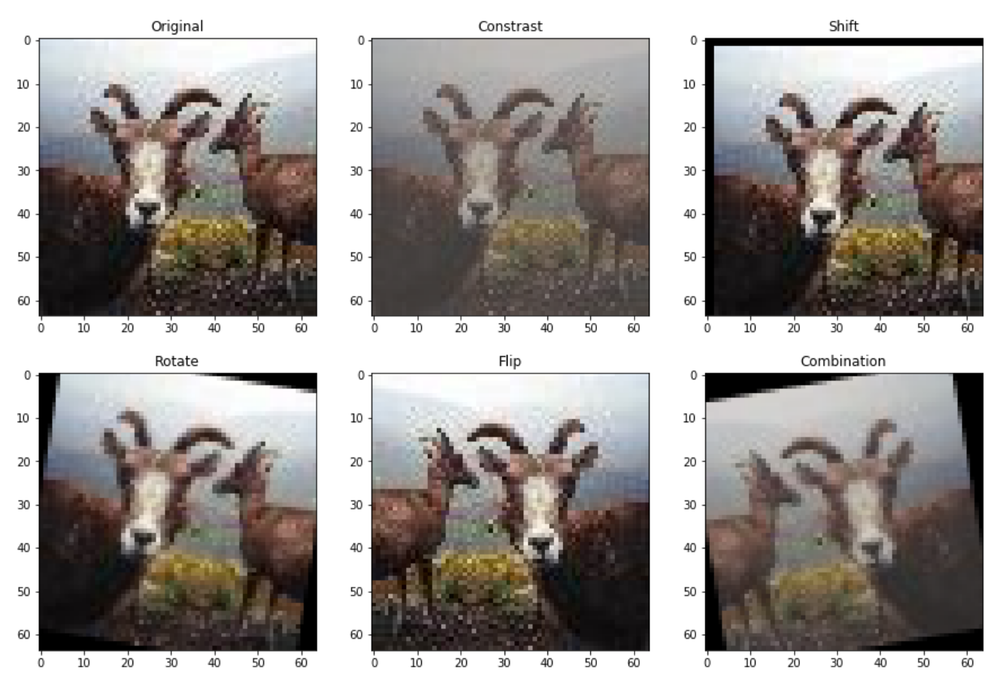
#> input picture assignment4/data_augmentation_sample.png, 1000 x 681 px, shrunk from 1330 x 906 before the run
$ python -i student.py   (imports and definitions only)   (older library calls are emulated)
#> lines starting #> are read from the running program, lines starting #| are printed output that depends on the picture
import numpy as np
import utils
import matplotlib.pyplot as plt


# [40 lines left out: functions add, multiply, normalize, threshold, not called in this run]
    # TODO-BLOCK-END


def convolve(img, filt):
    # Performs a convolution of an image with a filter.
    # Assume filter is 2D and has an odd size
    # Assume image is grayscale
    # Perform "same" convolution, i.e., output image should be the ssame size
    # as the input
    assert len(img.shape)==2, "Image must be grayscale."
    assert len(filt.shape)==2, "Filter must be 2D."
    assert ((filt.shape[0]%2!=0) and (filt.shape[1]%2!=0)), "Filter dimensions must be odd."

    # TODO 2
    # TODO-BLOCK-BEGIN

    filt = np.flip(filt)
    row,column = np.shape(filt)
    row_pad, column_pad = row//2, column//2
    pad_img = np.pad(img,pad_width=((row_pad,row_pad),(column_pad,column_pad)),mode='constant',constant_values=( (0,0),(0,0)))
    out = np.zeros_like(img)
    img_row,img_column = np.shape(img)
    for i in range(img.shape[0]):
        for j in range(img.shape[1]):
            out[i,j] = np.sum( pad_img[i:i+row,j:j+column] * filt )

    return out
    # TODO-BLOCK-END


# [22 lines left out: functions mean_filter, gaussian_filter, not called in this run]
    # TODO-BLOCK-END


def dx_filter():
    # Produces a 1 x 3 filter that computes the derivative in x direction
    # TODO 4a
    # TODO-BLOCK-BEGIN
    return np.array([1,0,-1]).reshape(1,-1)
    # TODO-BLOCK-END


def dy_filter():
    # Produces a 3 x 1 filter that computes the derivative in y direction
    # TODO 4b
    # TODO-BLOCK-BEGIN
    return np.array([1,0, -1]).reshape(-1,1)
    # TODO-BLOCK-END


def gradient_magnitude(img, k=3,sigma=0):
    # Compute the gradient magnitude at each pixel,,
    # If sigma >0, smmooth the
    # image with a gaussian first
    # TODO 4c
    # TODO-BLOCK-BEGIN
    if sigma > 0:
        img = convolve(img,gaussian_filter(k,sigma))

    gradient_magnitude = np.sqrt ( convolve(img,dx_filter())**2 + convolve(img, dy_filter())**2)
    return gradient_magnitude
    # TODO-BLOCK-END


# [10 lines not run here, left out]

>>> import cv2
>>> picture = cv2.imread('../assignment4/data_augmentation_sample.png', cv2.IMREAD_GRAYSCALE)
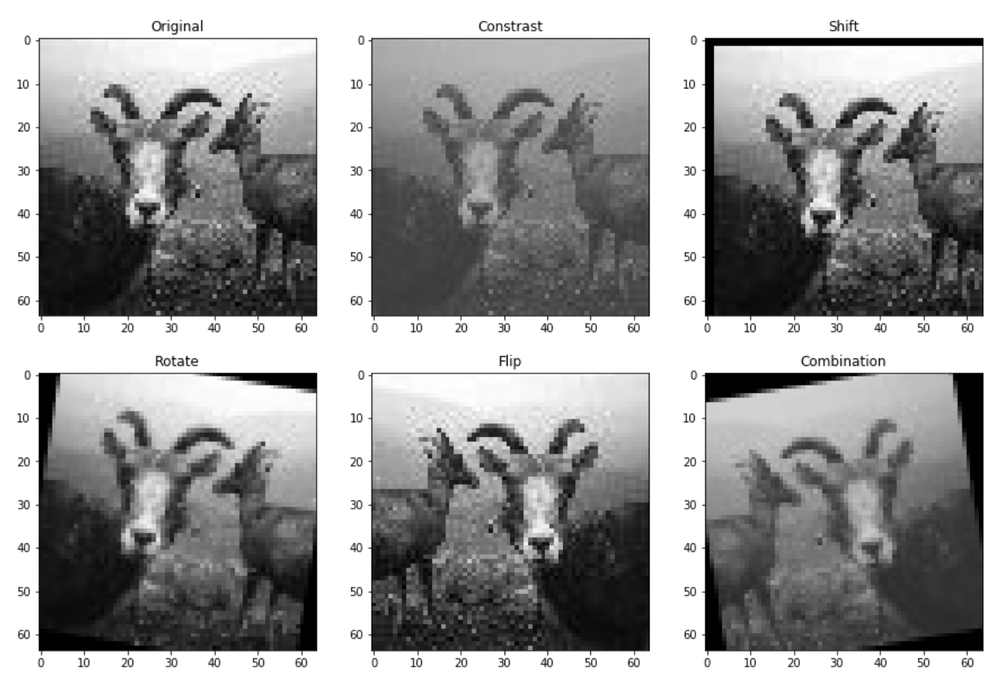
#> picture: shape (681, 1000); min 0, max 255, mean 153.6
>>> result = gradient_magnitude(picture)
#> in convolve, `filt = np.flip(filt)`: filt = [[-1, 0, 1]]
#> in convolve, `pad_img = np.pad(img,pad_width=((row_pad,row_pad),(column_pad,column_p..`:
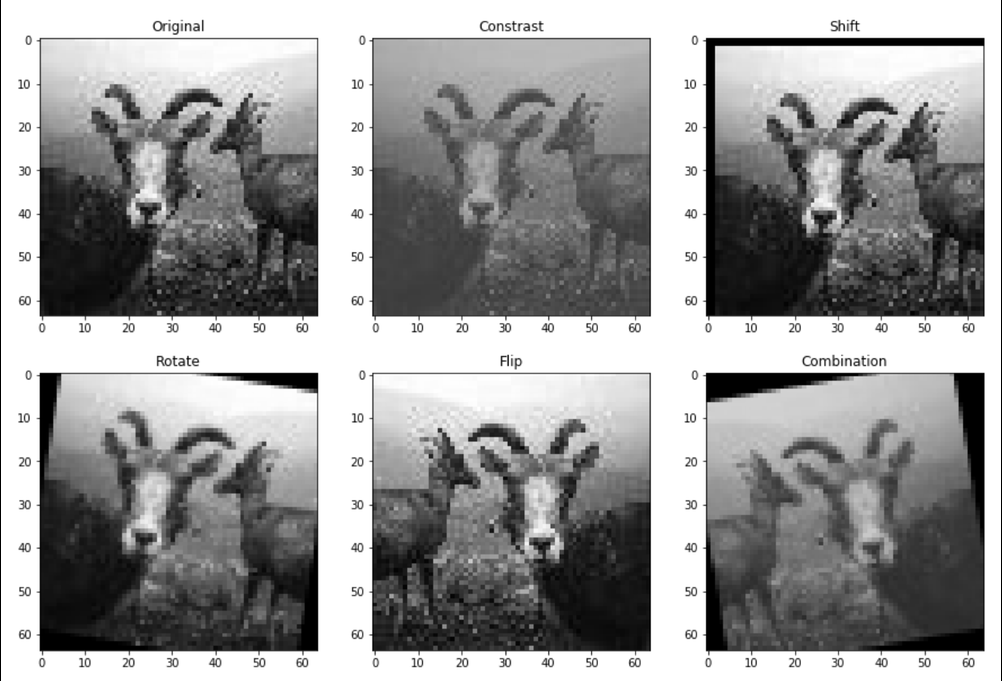
#> pad_img: shape (681, 1002); min 0, max 255, mean 153.3
#> after the loop in convolve, `for i in range(img.shape[0]):`:
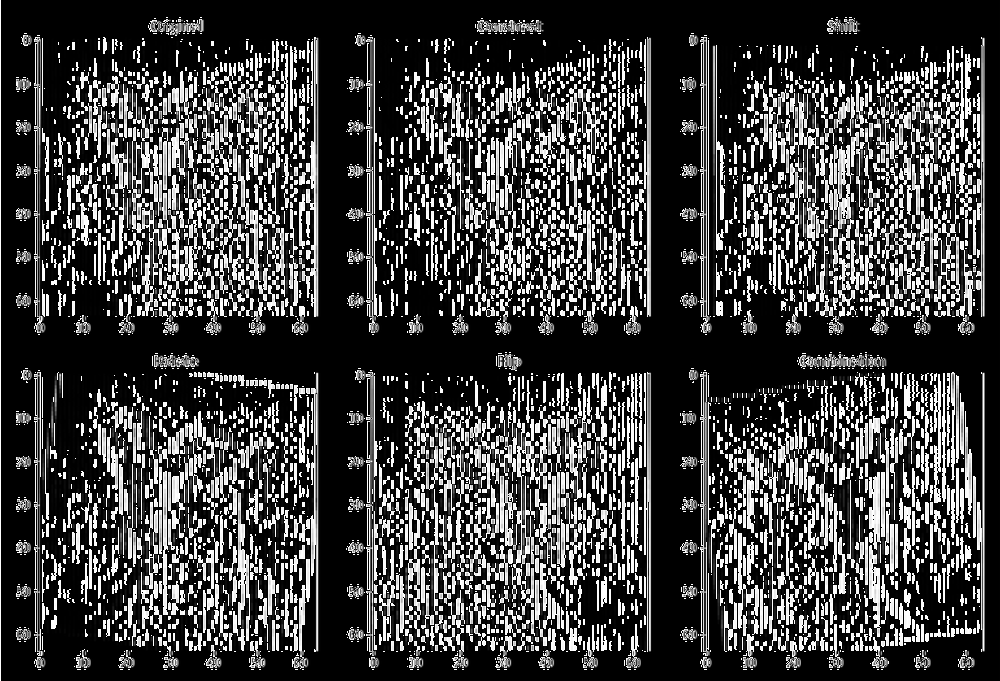
#> out: shape (681, 1000); min 0, max 255, mean 65.7
#> in convolve (call 2), `filt = np.flip(filt)`: filt = [-1, 0, 1]
#> in convolve (call 2), `pad_img = np.pad(img,pad_width=((row_pad,row_pad),(column_pad,column_p..`:
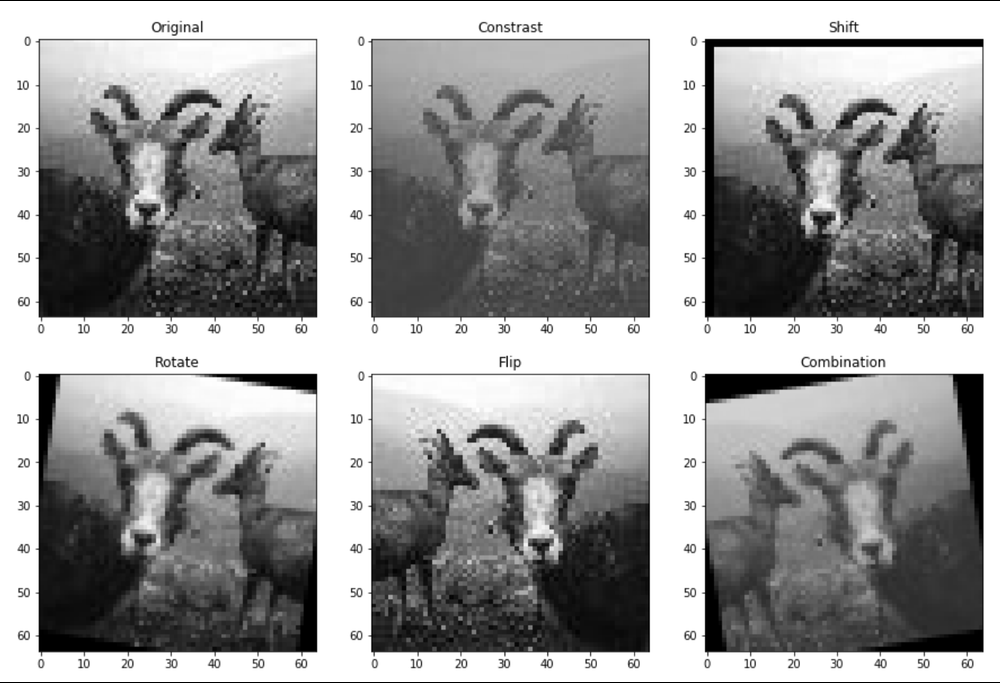
#> pad_img: shape (683, 1000); min 0, max 255, mean 153.1
#> after the loop in convolve (call 2), `for i in range(img.shape[0]):`:
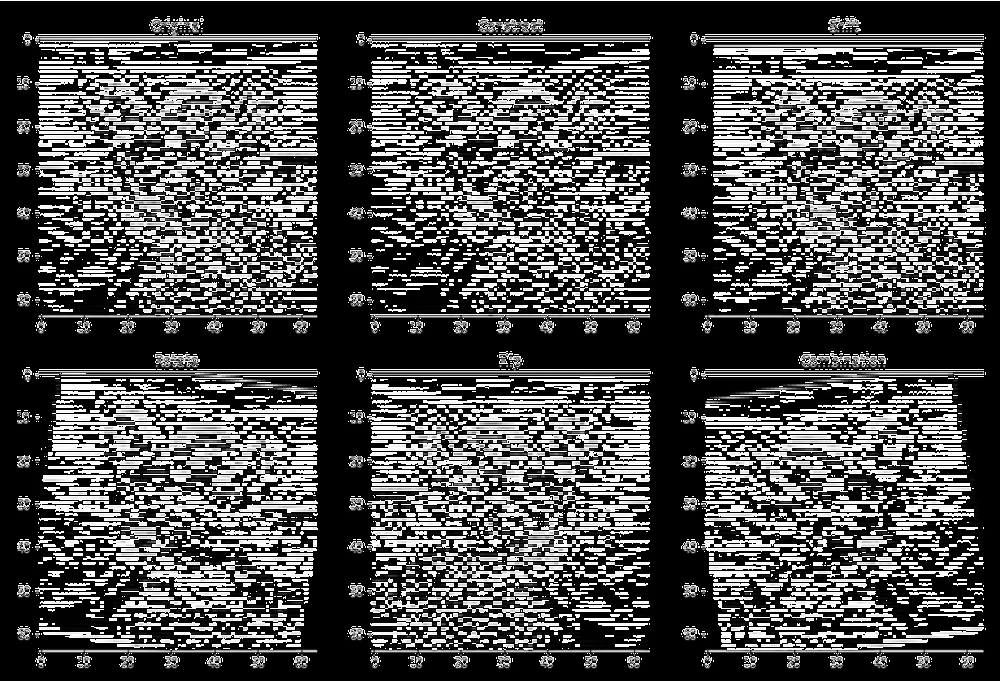
#> out: shape (681, 1000); min 0, max 255, mean 80.1
#> in gradient_magnitude, `gradient_magnitude = np.sqrt ( convolve(img,dx_filter())**2 + convolve..`:
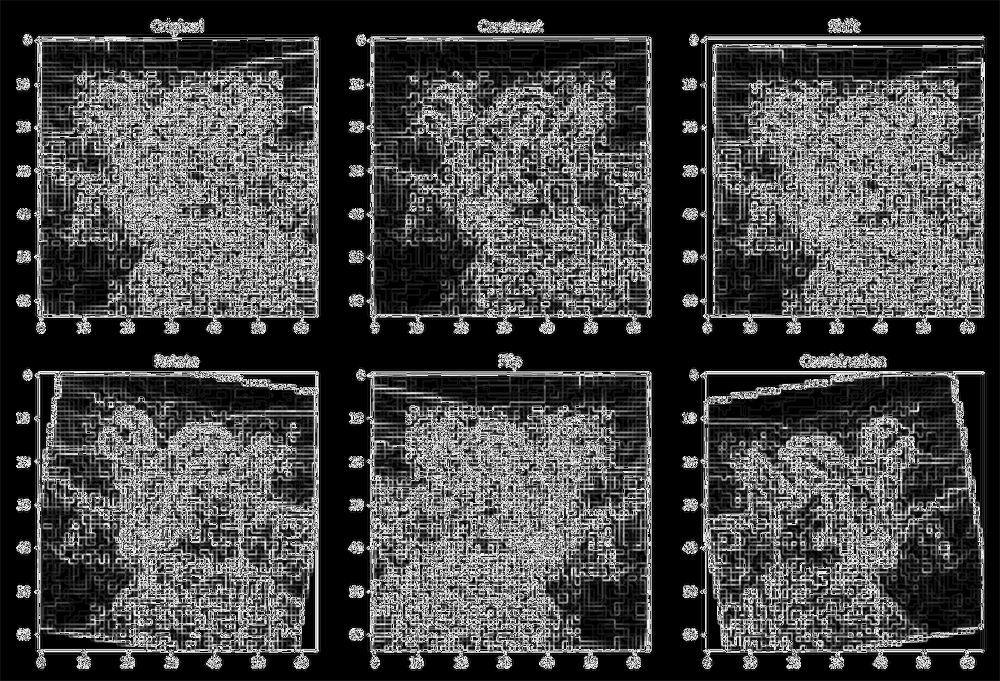
#> gradient_magnitude: shape (681, 1000) float16; min 0, max 15.91, mean 4.38; drawn with min black and max white
